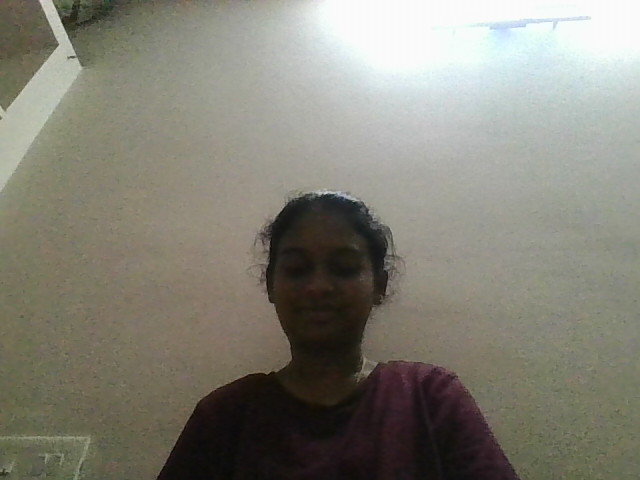
#> input picture hand_detection_test.png, 640 x 480 px
$ python -i air_canvas_stylizer.py   (imports and definitions only)
#> lines starting #> are read from the running program, lines starting #| are printed output that depends on the picture
#> further down, picture is the input picture: shape (480, 640, 3); mean B, G, R 118.8, 129.8, 131.7
"""
🎨 Virtual Painter (Air Canvas) + AI Cartoon Generator
Enhanced version with AI-powered cartoon generation
"""

import cv2
import numpy as np
import time
import colorsys
import os
import random
from datetime import datetime
import requests
import base64
import json

# Quick diagnostic: ensure the imported cv2 provides VideoCapture (helps surface installer or shadowing problems)
try:
    _has_vc = hasattr(cv2, 'VideoCapture')
except Exception:
    _has_vc = False
# [6 lines not run here, left out]

# Try importing mediapipe for hand tracking
try:
    import mediapipe as mp
    MP_AVAILABLE = True
except ImportError:
    MP_AVAILABLE = False
    print("⚠️  MediaPipe not available - using color tracking mode only")

# Try importing PIL for image processing
try:
    from PIL import Image
    import io
    PIL_AVAILABLE = True
except ImportError:
    PIL_AVAILABLE = False
    print("⚠️  PIL not available - AI features will be limited")

# ----------------------------
# Setup
# ----------------------------
ART_DIR = 'artworks'
AI_DIR = 'ai_cartoons'
# [2 lines not run here, left out]

# Runtime color/palette settings (user-configurable)
PALETTE = [
    # Vibrant BGR colors with friendly names and key bindings
    ((20, 20, 255), "Scarlet", "1"),      # bright red
    ((50, 205, 50), "Lime", "2"),        # lime green
    ((200, 50, 30), "Royal Blue", "3"),  # warmer blue-ish
    ((0, 215, 255), "Gold", "4"),        # gold (BGR approximated)
    ((255, 0, 255), "Magenta", "5"),     # magenta
    ((0, 140, 255), "Tangerine", "6"),   # orange
    ((180, 0, 180), "Violet", "7"),      # violet
    ((255, 200, 0), "Cyan", "8"),        # cyan-like (bright)
    ((90, 165, 200), "Teal", "9"),       # teal
    ((0, 0, 0), "Black", "0"),           # black
    ((255, 255, 255), "Eraser", "E")     # eraser / white
]

# Brush alpha (0.0 - 1.0) and rainbow toggle
brush_alpha = 1.0
rainbow_mode = False
hue_base = 0
# Mouse click position storage for toolbar clicks
mouse_click_pos = None
# ----------------------------
# 🤖 AI Cartoon Generation Functions
# ----------------------------

# [140 lines left out: functions generate_cartoon_prompt, analyze_drawing_content, create_enhanced_cartoon_cv2, generate_ai_cartoon_local, generate_ai_cartoon_api, create_character_variations, not called in this run]

# ----------------------------
# Original Art Style Functions (keeping existing ones)
# ----------------------------

def cartoonize(img):
    """Apply cartoon effect using bilateral filter + edge detection"""
    # Smooth the image while preserving edges
    smooth = cv2.bilateralFilter(img, d=15, sigmaColor=50, sigmaSpace=50)
    smooth2 = cv2.bilateralFilter(smooth, d=15, sigmaColor=50, sigmaSpace=50)

    # Create edge mask
    gray = cv2.cvtColor(img, cv2.COLOR_BGR2GRAY)
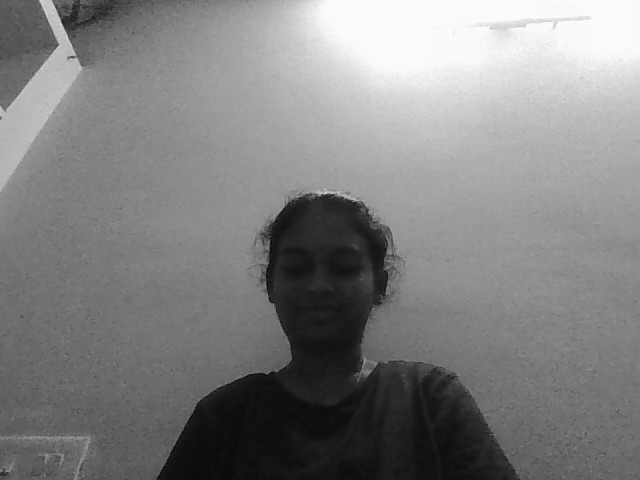
#> gray: shape (480, 640); min 4, max 254, mean 129.1
    gray_blur = cv2.medianBlur(gray, 7)
    edges = cv2.adaptiveThreshold(gray_blur, 255, cv2.ADAPTIVE_THRESH_MEAN_C,
                                  cv2.THRESH_BINARY, 7, 7)
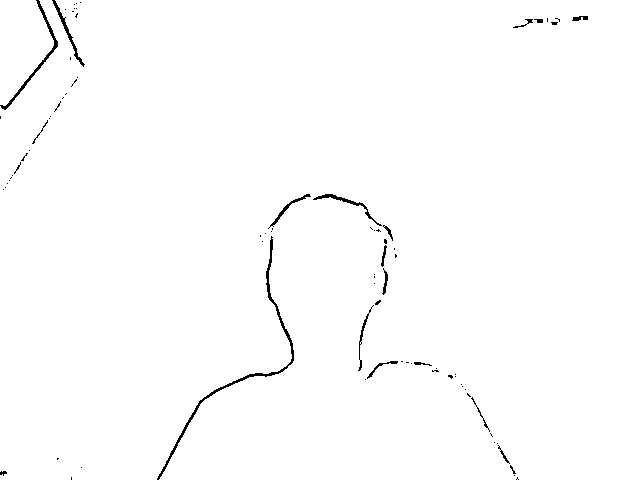
#> edges: shape (480, 640); 99.1% white; black in thin lines or dots
    edges = cv2.cvtColor(edges, cv2.COLOR_GRAY2BGR)
#> edges: shape (480, 640, 3); 99.1% white; black in thin lines or dots

    # Combine smooth image with edges
    cartoon = cv2.bitwise_and(smooth2, edges)
    return cartoon


# [106 lines left out: functions pencil_sketch, oil_paint_effect, pop_art_style, watercolor_effect, square_brush, spray_brush, not called in this run]

def calligraphy_brush(canvas, point, color, size, angle=45):
    axes = (size, size//3)
    cv2.ellipse(canvas, point, axes, angle, 0, 360, color, -1)
# ---------------------------------------------------

# [346 lines left out: functions smooth_brush_stroke, overlay_paint_on_canvas, draw_enhanced_toolbar, draw_help_panel, handle_toolbar_click, draw_canvas_pointer, not called in this run]


class HandTracker:
    """Hand tracking using MediaPipe with improved gesture detection"""
    # [75 lines left out: functions __init__, get_finger_positions, draw_hand_debug, not called in this run]

class ColorTracker:
    """Track colored objects (e.g., green marker)"""
    def __init__(self, lower_bound=(35, 80, 80), upper_bound=(85, 255, 255)):
        self.lower = np.array(lower_bound)
        self.upper = np.array(upper_bound)

    # [244 lines left out: functions get_position, draw_shape_overlay, draw_cat, draw_dog, draw_heart, draw_star and 5 more, not called in this run]


# Mapping name -> function for advanced shapes
SHAPE_FUNCTIONS = {
    'cat': draw_cat,
    'dog': draw_dog,
    'heart': draw_heart,
    'star': draw_star,
    'flower': draw_flower,
    'sun': draw_sun,
    'cloud': draw_cloud,
    'butterfly': draw_butterfly,
    'fish': draw_fish,
}


# [675 lines left out: functions stamp_shape, main, not called in this run]

# [2 lines not run here, left out]

>>> import cv2
>>> picture = cv2.imread('hand_detection_test.png')
>>> result = cartoonize(picture)
